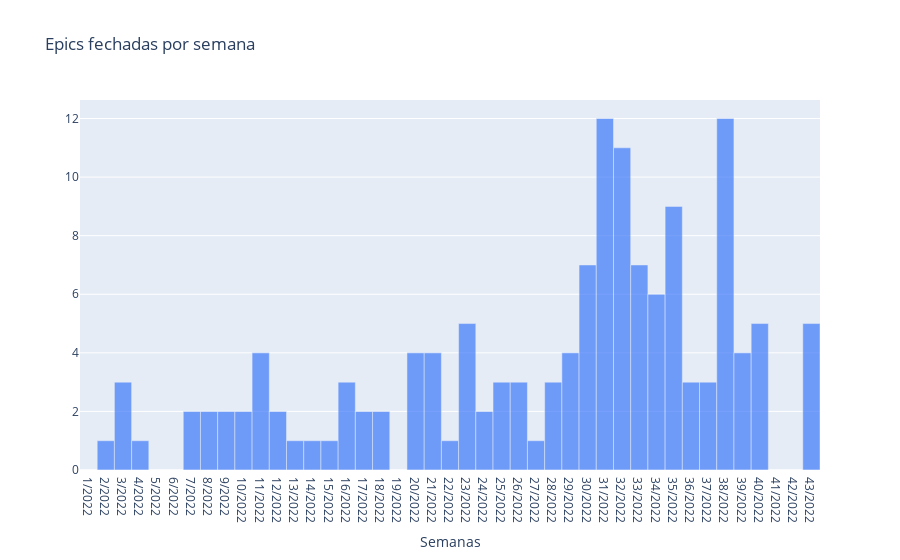

Here is the notebook cell this chart was saved with:
### Code cell
#TODO pq 8 ao inves de 10
count_epics_week = pd.read_csv("data/count_epics_week.csv")

figures.plot_status_week(
    count_epics_week, title='Epics fechadas por semana',
    y_column='Coletado', x_column='week_year', xaxis_title_text='Semanas')

### Figure 1 — Plotly figure (JSON) as saved in the notebook; plotly's stock layout.template omitted (floating-point values rounded to 4 significant figures)
{"data": [{"marker": {"color": "#3E79FA"}, "opacity": 0.7, "type": "bar", "x": ["1/2022", "2/2022", "3/2022", "4/2022", "5/2022", "6/2022", "7/2022", "8/2022", "9/2022", "10/2022", "11/2022", "12/2022", "13/2022", "14/2022", "15/2022", "16/2022", "17/2022", "18/2022", "19/2022", "20/2022", "21/2022", "22/2022", "23/2022", "24/2022", "25/2022", "26/2022", "27/2022", "28/2022", "29/2022", "30/2022", "31/2022", "32/2022", "33/2022", "34/2022", "35/2022", "36/2022", "37/2022", "38/2022", "39/2022", "40/2022", "41/2022", "42/2022", "43/2022"], "y": [0, 1, 3, 1, 0, 0, 2, 2, 2, 2, 4, 2, 1, 1, 1, 3, 2, 2, 0, 4, 4, 1, 5, 2, 3, 3, 1, 3, 4, 7, 12, 11, 7, 6, 9, 3, 3, 12, 4, 5, 0, 0, 5]}], "layout": {"autosize": true, "bargap": 0, "title": {"text": "Epics fechadas por semana"}, "xaxis": {"autorange": true, "range": [-0.5, 42.5], "title": {"text": "Semanas"}, "type": "category"}, "yaxis": {"autorange": true, "range": [0, 12.63], "type": "linear"}}}
